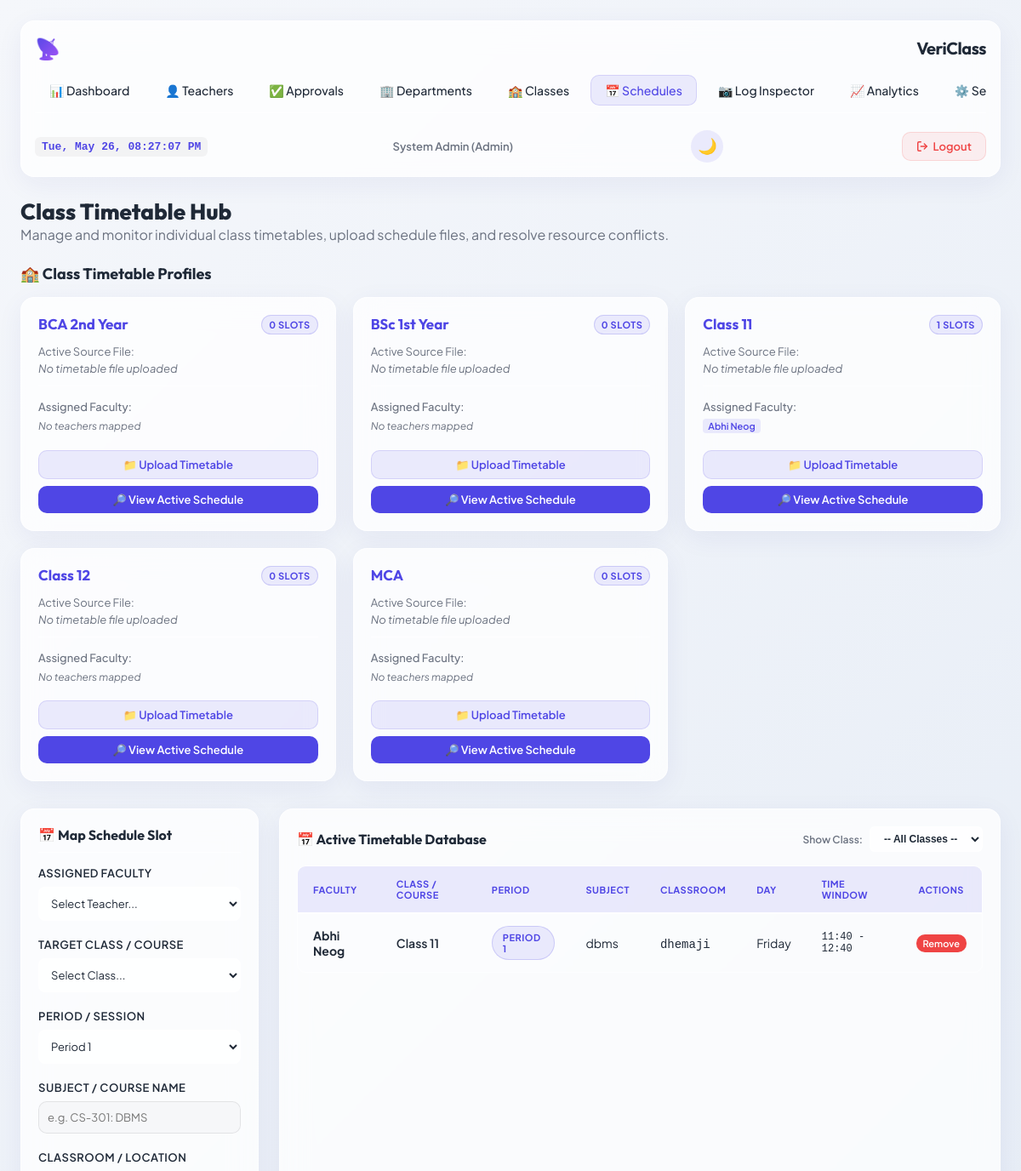
The app's page /admin/timetable (signed in, upper part), older data.
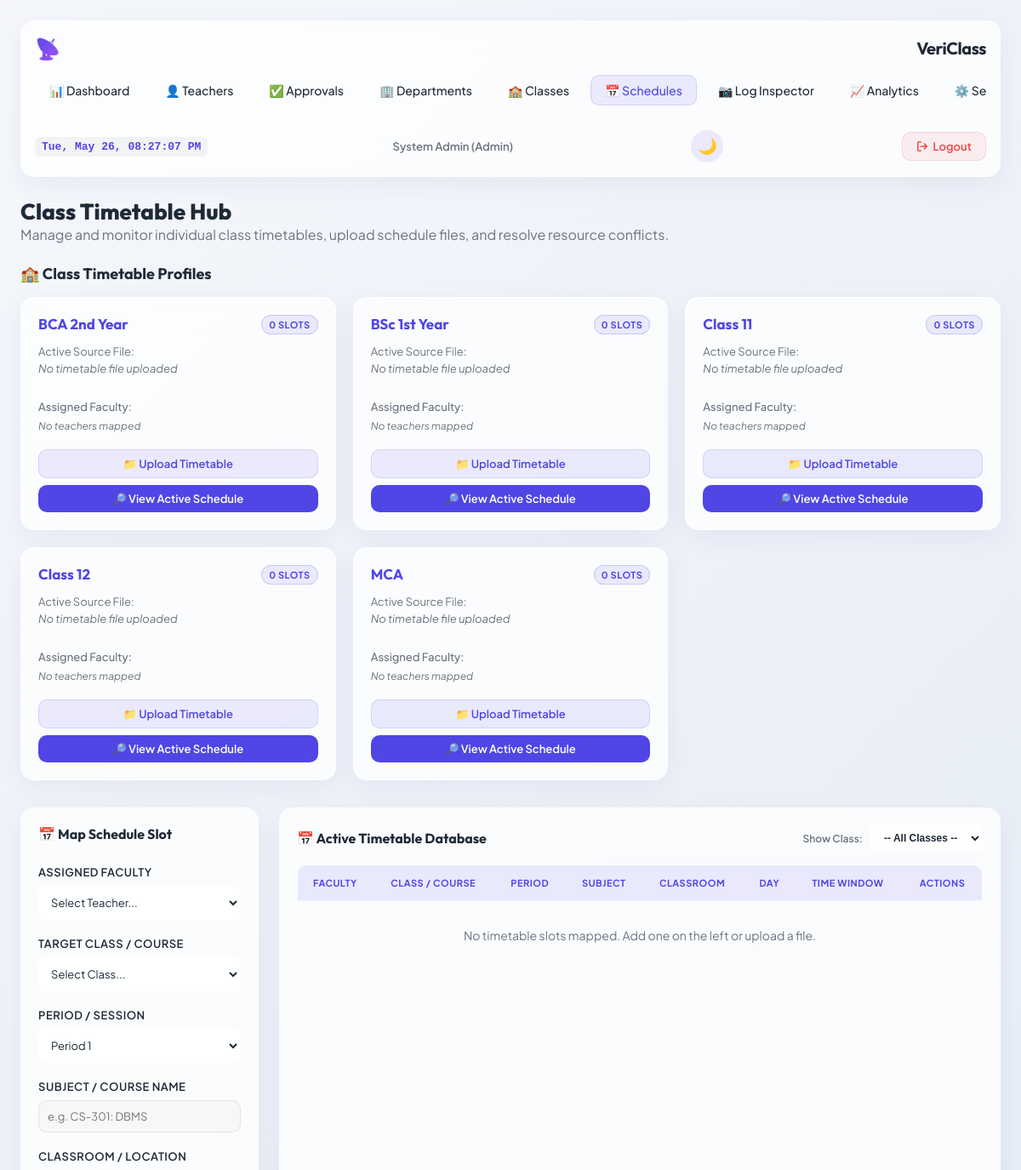
The same page, newer data.
### models.py (models this page shows, shortened)
class ClassSection(db.Model):
    __tablename__ = 'classes'
    id = db.Column(db.Integer, primary_key=True)
    name = db.Column(db.String(100), unique=True, nullable=False)
    timetables = db.relationship('Timetable', backref='class_section', cascade="all, delete-orphan", lazy=True)
    upload_logs = db.relationship('TimetableUploadLog', backref='class_section', cascade="all, delete-orphan", lazy=True)

class TeacherProfile(db.Model):
    __tablename__ = 'teacher_profiles'
    id = db.Column(db.Integer, primary_key=True)
    user_id = db.Column(db.Integer, db.ForeignKey('users.id', ondelete='CASCADE'), unique=True, nullable=False)
    employee_id = db.Column(db.String(50), unique=True, nullable=False, index=True)
    name = db.Column(db.String(120), nullable=False)
    phone = db.Column(db.String(20), nullable=True)
    department_id = db.Column(db.Integer, db.ForeignKey('departments.id', ondelete='SET NULL'), nullable=True)
    approval_status = db.Column(db.String(20), default='Pending', nullable=False) # 'Pending', 'Approved', 'Rejected'
    approved_by_id = db.Column(db.Integer, db.ForeignKey('users.id'), nullable=True)
    approved_at = db.Column(db.DateTime, nullable=True)
    user = db.relationship('User', foreign_keys=[user_id], back_populates='profile', lazy=True)
    approver = db.relationship('User', foreign_keys=[approved_by_id], lazy=True)
    timetables = db.relationship('Timetable', backref='teacher_profile', cascade="all, delete-orphan", lazy=True)
    attendance_logs = db.relationship('AttendanceLog', backref='teacher_profile', lazy=True)

class Timetable(db.Model):
    __tablename__ = 'timetables'
    id = db.Column(db.Integer, primary_key=True)
    teacher_profile_id = db.Column(db.Integer, db.ForeignKey('teacher_profiles.id', ondelete='CASCADE'), nullable=False)
    class_id = db.Column(db.Integer, db.ForeignKey('classes.id', ondelete='CASCADE'), nullable=False)
    subject = db.Column(db.String(100), nullable=False)
    classroom = db.Column(db.String(50), nullable=False)
    day_of_week = db.Column(db.Integer, nullable=False) # 0 = Monday, ..., 6 = Sunday
    period = db.Column(db.String(50), nullable=False, default="Period 1")
    start_time = db.Column(db.Time, nullable=False)
    end_time = db.Column(db.Time, nullable=False)
    attendance_logs = db.relationship('AttendanceLog', backref='timetable', lazy=True)
    def to_dict(self):
        return {
            'id': self.id,
            'teacher_profile_id': self.teacher_profile_id,
            'teacher_name': self.teacher_profile.name if self.teacher_profile else 'Unknown',
            'class_id': self.class_id,
            'class_name': self.class_section.name if self.class_section else 'N/A',
            'subject': self.subject,
            'classroom': self.classroom,
            'day_of_week': self.day_of_week,
            'period': self.period,
            'start_time': self.start_time.strftime('%H:%M'),
            'end_time': self.end_time.strftime('%H:%M')
        }

### app.py (the view, shortened to what this page needs)
@app.route('/admin/timetable', methods=['GET', 'POST'])
def admin_timetable():
    if not is_logged_in() or session.get('role') != 'admin':
        flash("Access Denied.", "danger")
        return redirect(url_for('login'))
    teachers = TeacherProfile.query.filter_by(approval_status='Approved').join(TeacherProfile.user).filter(User.is_active == True).order_by(TeacherProfile.name).all()
    classes = ClassSection.query.order_by(ClassSection.name).all()
    timetables_raw = Timetable.query.join(TeacherProfile).order_by(Timetable.day_of_week, Timetable.start_time).all()
    timetables = [tt.to_dict() for tt in timetables_raw]
    upload_logs = TimetableUploadLog.query.order_by(TimetableUploadLog.uploaded_at.desc()).all()
    return render_template('admin_timetable.html',
                           teachers=teachers,
                           classes=classes,
                           timetables=timetables,
                           upload_logs=upload_logs)

### app.py (called while the page is built)
def is_logged_in():
    return 'user_id' in session

### models.py (called while the page is built)
@event.listens_for(Engine, "connect")
def set_sqlite_pragma(dbapi_connection, connection_record):
    cursor = dbapi_connection.cursor()
    try:
        cursor.execute("PRAGMA foreign_keys=ON")
        cursor.execute("PRAGMA journal_mode=WAL")
    except Exception as e:
        print(f"Warning: Failed to execute SQLite connection PRAGMAs: {e}")
    finally:
        cursor.close()

### templates/admin_timetable.html (shortened to what the changed rows need)
{% extends "base.html" %}
{% block content %}
<div style="margin-bottom: 24px;">
    <h2 style="font-family: var(--font-title); font-size: 26px; font-weight: 800;">Class Timetable Hub</h2>
</div>
<div style="margin-bottom: 32px;">
    {% if classes %}
        <div class="grid-3" style="gap: 20px;">
            {% for cls in classes %}
                {% set latest_log = none %}
                {% for log in upload_logs %}
                    {% if log.class_id == cls.id and not latest_log %}
                        {% set latest_log = log %}
                    {% endif %}
                {% endfor %}
                <div class="glass-card" style="padding: 20px; display: flex; flex-direction: column; justify-content: space-between; height: 100%; margin-bottom: 0;">
                    <div>
                        <div style="display: flex; justify-content: space-between; align-items: flex-start; margin-bottom: 12px;">
                            <h4 style="font-family: var(--font-title); font-size: 17px; font-weight: 700; color: var(--color-primary);">
                                {{ cls.name }}
                            </h4>
                            <span class="badge badge-pending" style="font-size: 11px; padding: 4px 8px;">
                                {{ cls.timetables|length }} Slots
                            </span>
                        </div>
                        <div style="font-size: 13px; margin-bottom: 16px; border-bottom: 1px solid var(--border-card); padding-bottom: 12px;">
                            <div style="color: var(--color-text-muted); margin-bottom: 4px;">Active Source File:</div>
                            {% if latest_log and latest_log.status == 'Completed' %}
                                <div style="font-weight: 600; text-overflow: ellipsis; overflow: hidden; white-space: nowrap;" title="{{ latest_log.filename }}">
                                    📄 {{ latest_log.filename }}
                                </div>
                                <div style="font-size: 11px; color: var(--color-success); margin-top: 2px;">
                                    Synced on {{ latest_log.uploaded_at.strftime('%b %d, %H:%M') }}
                                </div>
                            {% else %}
                                <div style="font-style: italic; color: var(--color-text-muted);">
                                    No timetable file uploaded
                                </div>
                            {% endif %}
                        </div>
                        <div style="font-size: 13px; margin-bottom: 20px;">
                            <div style="color: var(--color-text-muted); margin-bottom: 6px; font-weight: 500;">Assigned Faculty:</div>
                            {% set teachers_set = [] %}
                            {% if teachers_set %}
                                <div style="display: flex; flex-wrap: wrap; gap: 4px; max-height: 80px; overflow-y: auto;">
                                    {% for tname in teachers_set %}
                                        <span style="background: var(--color-primary-light); color: var(--color-primary); padding: 2px 6px; border-radius: 4px; font-size: 11px; font-weight: 600;">
                                            {{ tname }}
                                        </span>
                                    {% endfor %}
                                </div>
                            {% else %}
                                <span style="font-style: italic; color: var(--color-text-muted); font-size: 12px;">No teachers mapped</span>
                            {% endif %}
                        </div>
                    </div>
                    <div style="display: flex; flex-direction: column; gap: 8px; margin-top: auto;">
                        <form action="{{ url_for('admin_timetable_upload') }}" method="POST" enctype="multipart/form-data" style="margin: 0; width: 100%;">
                            <label for="file-upload-{{ cls.id }}" class="btn btn-secondary" style="width: 100%; cursor: pointer; padding: 8px 16px; font-size: 13px;">
                                📁 Upload Timetable
                            </label>
                        </form>
                        <button type="button" class="btn btn-primary" onclick="filterScheduleTable({{ cls.id }}, '{{ cls.name }}')" style="width: 100%; padding: 8px 16px; font-size: 13px;">
                            🔎 View Active Schedule
                        </button>
                    </div>
                </div>
            {% endfor %}
        </div>
    {% else %}
        <div class="glass-card" style="padding: 30px; text-align: center; color: var(--color-text-muted);">
            No classes created yet. Please visit the <a href="{{ url_for('admin_classes') }}" style="font-weight: bold; color: var(--color-primary);">Classes Management</a> page to add them.
        </div>
    {% endif %}
</div>
<div class="grid-sidebar" id="schedule-inspector-section" style="margin-bottom: 32px;">
    <div class="glass-card" style="padding: 20px; overflow: hidden; margin-bottom: 0;">
        <div class="table-responsive">
            <table class="custom-table" id="timetable-slots-table">
                <thead>
                    <tr>
                        <th>Faculty</th>
                        <th>Class / Course</th>
                        <th>Period</th>
                        <th>Subject</th>
                        <th>Classroom</th>
                        <th>Day</th>
                        <th>Time Window</th>
                        <th style="text-align: center;">Actions</th>
                    </tr>
                </thead>
                <tbody>
                    {% if timetables %}
                        {% for tt in timetables %}
                            <tr class="slot-row" data-class-id="{{ tt.class_id }}">
                                <td style="font-weight: 700;">{{ tt.teacher_name }}</td>
                                <td style="font-weight: 600;">{{ tt.class_name }}</td>
                                <td><span class="badge badge-pending" style="font-size: 11px;">{{ tt.period }}</span></td>
                                <td>{{ tt.subject }}</td>
                                <td><code>{{ tt.classroom }}</code></td>
                                <td>
                                    {% if tt.day_of_week == 0 %}Monday
                                    {% elif tt.day_of_week == 1 %}Tuesday
                                    {% elif tt.day_of_week == 2 %}Wednesday
                                    {% elif tt.day_of_week == 3 %}Thursday
                                    {% elif tt.day_of_week == 4 %}Friday
                                    {% elif tt.day_of_week == 5 %}Saturday
                                    {% elif tt.day_of_week == 6 %}Sunday
                                    {% endif %}
                                </td>
                                <td style="font-family: monospace; font-size: 12px;">{{ tt.start_time }} - {{ tt.end_time }}</td>
                                <td style="text-align: center;">
                                    <form action="{{ url_for('admin_timetable') }}" method="POST" onsubmit="return confirm('Remove this schedule slot?');" style="margin:0;">
                                        <button type="submit" class="btn btn-danger" style="padding: 4px 8px; font-size: 11px;">Remove</button>
                                    </form>
                                </td>
                            </tr>
                        {% endfor %}
                    {% else %}
                        <tr id="no-slots-fallback">
                            <td colspan="8" style="text-align: center; color: var(--color-text-muted); padding: 30px;">No timetable slots mapped. Add one on the left or upload a file.</td>
                        </tr>
                    {% endif %}
                </tbody>
            </table>
        </div>
    </div>
</div>
{% endblock %}

Row changes from the older to the newer data that the page shows:
removed TeacherProfile: name "Abhi Neog", teacher_name "Abhi Neog"
removed Timetable: period "PERIOD 1", subject "dbms", classroom "dhemaji"
shown differently, row unchanged: ClassSection "Class 11": timetables|length "1" → "0"; now shows "No teachers mapped"
Text that changed along with them:
text now shown: "No timetable slots mapped. Add one on the left or upload a file."
list line gone: "Class 11"
list line gone: "Friday 11:40 - 12:40 Remove"
